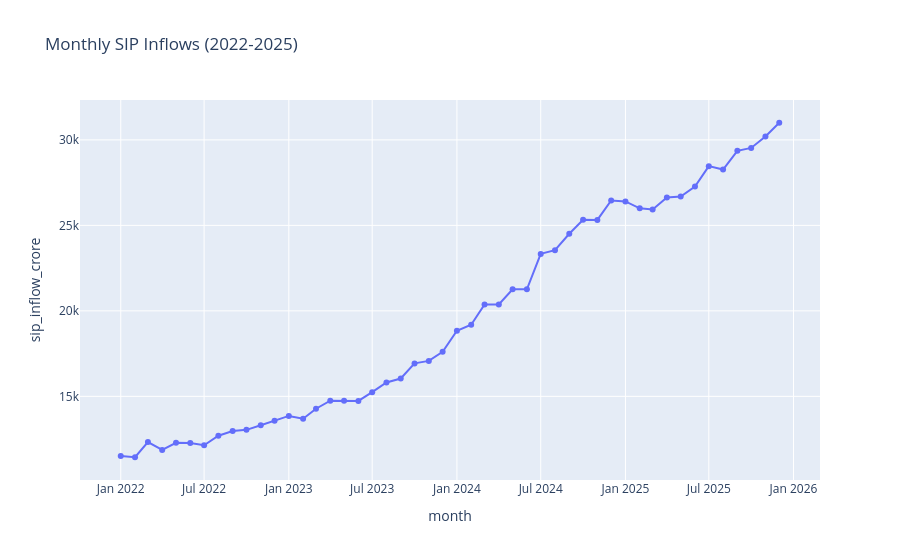

Notebook code for this chart:
### Code cell
import pandas as pd
import plotly.express as px

sip = pd.read_csv("../data/processed/04_monthly_sip_inflows_cleaned.csv")

sip["month"] = pd.to_datetime(sip["month"])

fig = px.line(
    sip,
    x="month",
    y="sip_inflow_crore",
    title="Monthly SIP Inflows (2022-2025)",
    markers=True
)

fig.show()

### Figure 1 — Plotly figure (JSON) as saved in the notebook; plotly's stock layout.template omitted (floating-point values rounded to 4 significant figures)
{"data": [{"hovertemplate": "month=%{x}<br>sip_inflow_crore=%{y}<extra></extra>", "legendgroup": "", "line": {"color": "#636efa", "dash": "solid"}, "marker": {"symbol": "circle"}, "mode": "lines+markers", "name": "", "orientation": "v", "showlegend": false, "type": "scatter", "x": ["2022-01-01T00:00:00", "2022-02-01T00:00:00", "2022-03-01T00:00:00", "2022-04-01T00:00:00", "2022-05-01T00:00:00", "2022-06-01T00:00:00", "2022-07-01T00:00:00", "2022-08-01T00:00:00", "2022-09-01T00:00:00", "2022-10-01T00:00:00", "2022-11-01T00:00:00", "2022-12-01T00:00:00", "2023-01-01T00:00:00", "2023-02-01T00:00:00", "2023-03-01T00:00:00", "2023-04-01T00:00:00", "2023-05-01T00:00:00", "2023-06-01T00:00:00", "2023-07-01T00:00:00", "2023-08-01T00:00:00", "2023-09-01T00:00:00", "2023-10-01T00:00:00", "2023-11-01T00:00:00", "2023-12-01T00:00:00", "2024-01-01T00:00:00", "2024-02-01T00:00:00", "2024-03-01T00:00:00", "2024-04-01T00:00:00", "2024-05-01T00:00:00", "2024-06-01T00:00:00", "2024-07-01T00:00:00", "2024-08-01T00:00:00", "2024-09-01T00:00:00", "2024-10-01T00:00:00", "2024-11-01T00:00:00", "2024-12-01T00:00:00", "2025-01-01T00:00:00", "2025-02-01T00:00:00", "2025-03-01T00:00:00", "2025-04-01T00:00:00", "2025-05-01T00:00:00", "2025-06-01T00:00:00", "2025-07-01T00:00:00", "2025-08-01T00:00:00", "2025-09-01T00:00:00", "2025-10-01T00:00:00", "2025-11-01T00:00:00", "2025-12-01T00:00:00"], "xaxis": "x", "y": [11517, 11438, 12328, 11863, 12286, 12276, 12140, 12694, 12976, 13040, 13306, 13573, 13856, 13687, 14276, 14749, 14749, 14734, 15245, 15814, 16042, 16928, 17073, 17610, 18838, 19187, 20371, 20371, 21262, 21262, 23332, 23547, 24509, 25323, 25320, 26459, 26400, 25999, 25926, 26632, 26688, 27274, 28464, 28265, 29361, 29529, 30200, 31002], "yaxis": "y"}], "layout": {"legend": {"tracegroupgap": 0}, "title": {"text": "Monthly SIP Inflows (2022-2025)"}, "xaxis": {"anchor": "y", "domain": [0, 1], "title": {"text": "month"}}, "yaxis": {"anchor": "x", "domain": [0, 1], "title": {"text": "sip_inflow_crore"}}}}
